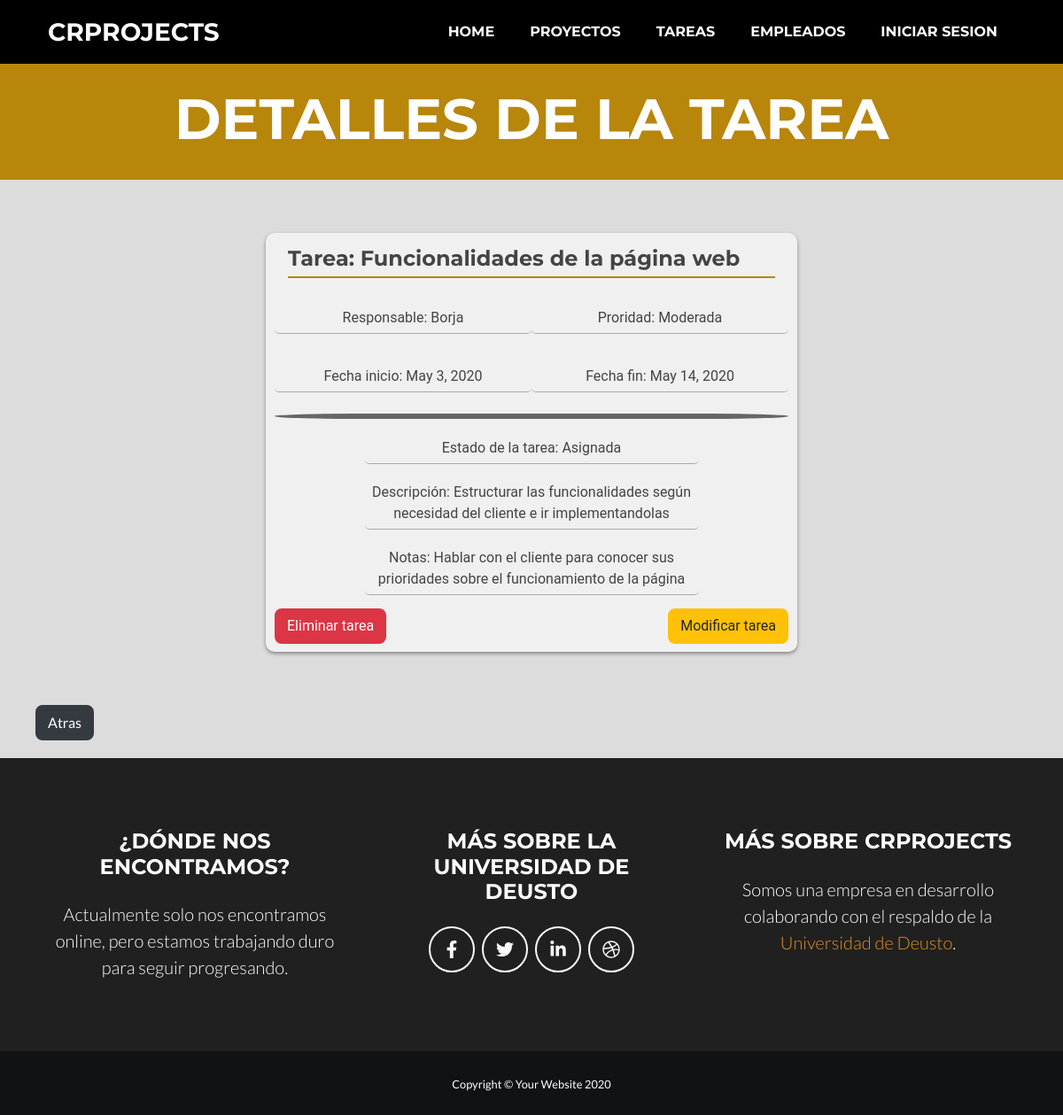
The app's page /tarea/3/ with its own data.
### appGestorProyectos/models.py (models this page shows, shortened)
class Tarea(models.Model):
    nombre = models.CharField(max_length=50)
    descripcion = models.TextField(max_length=200)
    fecha_inicio = models.DateField(("Date"), default=date.today)
    fecha_fin = models.DateField(("Date"), default=date.today)
    responsable = models.ForeignKey(Empleado, on_delete=models.CASCADE, default="")
    prioridad_tarea_choices = (
        ('Urgente', 'Urgente'),
        ('Alta', 'Alta'),
        ('Moderada', 'Moderada'),
        ('Baja', 'Baja'),
    )
    nivel_prioridad = models.CharField(choices=prioridad_tarea_choices, default='', max_length=20)
    notas = models.TextField(max_length=300)
    estado_tarea_choices = (
        ('Abierta', 'Abierta'),
        ('Asignada', 'Asignada'),
        ('En proceso', 'En proceso'),
        ('Finalizada', 'Finalizada'),
    )
    estado_tarea = models.CharField(choices=estado_tarea_choices, default='', max_length=20)

class Empleado(models.Model):
    dni = models.CharField(max_length=9)
    nombre = models.CharField(max_length=50)
    apellidos = models.CharField(max_length=150)
    email = models.EmailField(max_length=254)
    telefono = models.IntegerField(default=0)
    imagen = models.ImageField(upload_to="foto_perfil", null=True, blank=True)
    def __str__(self):
        return f"{self.nombre}"

### appGestorProyectos/views.py (the view)
# urls.py: path('tarea/<int:pk>/', views.TareaDetailView.as_view(), name='tarea'),
class TareaDetailView(DetailView):
    model = Tarea
    template_name = 'tarea.html'
    def get_context_data(self, **kwargs):
        context = super(TareaDetailView, self).get_context_data(**kwargs)
        context['titulo_pagina'] = 'Detalles de la tarea'
        return context

### appGestorProyectos/templates/tarea.html
{% extends 'index.html' %}
{% load static %}
{% block styles %}
<link href="{% static 'css/tarea.css' %}" rel="stylesheet" />
{% endblock %}
{% block header %}
    <header class="masthead bg-primary text-white text-center">
        <div class="container d-flex align-items-center flex-column">
            <h1 class="masthead-heading text-uppercase mb-0">Detalles de la tarea</h1>
        </div>
    </header>
{% endblock %}
{% block main %}
<main>
    <div class="main two">
        <div class="info">
            <h3>Tarea: {{ tarea.nombre }}</h3>
            <div id="reg-form1">
                <div class="doble important">
                    <p class="text">Responsable: {{ tarea.responsable}}</p>
                    <p class="text">Proridad: {{ tarea.nivel_prioridad }}</p>
                </div>
                <div class="doble important">
                    <p class="text">Fecha inicio: {{ tarea.fecha_inicio}}</p>
                    <p class="text">Fecha fin: {{ tarea.fecha_fin }}</p>
                </div>
                <hr>
                <div>
                    <p class="text">Estado de la tarea: {{ tarea.estado_tarea }}</p>
                </div>
                <div>
                    <p class="text">Descripción: {{ tarea.descripcion }}</p>
                </div>
                <div>
                    <p class="text">Notas: {{ tarea.notas }}</p>
                </div>
            </div>
            <div class="doble2">
                <div id="btnizq">
                    <a class="btn btn-danger" href="{% url 'tarea_delete' tarea.id %}">Eliminar tarea</a>
                </div>
                <div id="btnder">
                    <a class="btn btn-warning" href="{% url 'tarea_update' tarea.id %}">Modificar tarea</a>
                </div>
            </div>
        </div>
    </div>
    <div id="boton_atras">
        <a class="btn btn-dark" href="javascript: history.go(-1)">Atras</a>
    </div>
</main>
{% endblock %}

### appGestorProyectos/static/css/tarea.css (style rules this page uses)
.main>div { display: block; width: 600px; margin: auto; height: auto; }
.two .info { border: none; margin: 5% auto; }
.info { width: 500px; padding: 10px; border: 7px solid #72B372; border-radius: 10px; font-family:'Roboto', sans-serif; color: #444; background-color: #F0F0F0; box-shadow: 0 2px 4px rgba(0, 0, 0, 0.4) }
.info h3 { margin: 0 15px 20px; border-bottom: 2px solid #b8860b; padding: 5px 10px 5px 0; font-size: 1.5em; }
.info div { margin: 0 0 15px 0; border: none; }
.text { width: 65%; font-family: 'Roboto', sans-serif; padding: 5px; font-size: 1rem; font-weight: 400; border-radius: 5px; text-align: center; margin: 8px auto 8px auto; border-bottom: 1px solid #AAA; }
#boton_atras { background-color: #dcdcdc; padding-bottom: 20px; }
#boton_atras a { margin-left: 40px; }
.doble { display: flex; }
.doble2 { display: block; height: 24px; }
#btnizq { float: left; }
#btnder { float: right; }
hr { border: 3px solid #666; border-radius: 300px/10px; height: 0px; text-align: center; }

### records on screen
Tarea: nombre "Funcionalidades de la página web", responsable "Borja", nivel_prioridad "Moderada", fecha_inicio "May 3, 2020", fecha_fin "May 14, 2020", estado_tarea "Asignada", descripcion "Estructurar las funcionalidades según necesidad del cliente e ir implementandolas", notas "Hablar con el cliente para conocer sus prioridades sobre el funcionamiento de la página"
